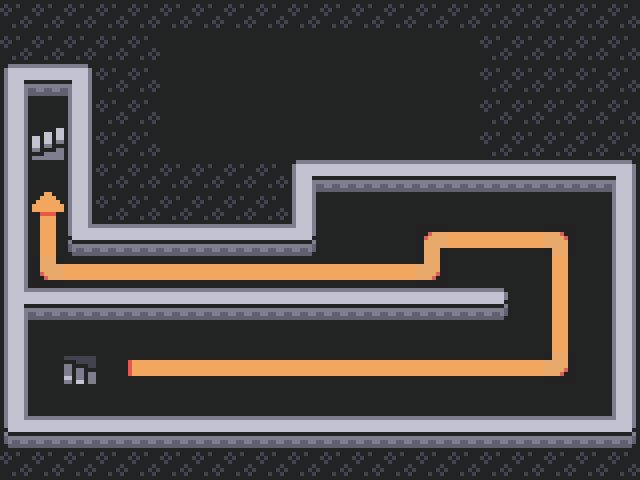

Tiled map render using the project's own tile images. Description and the whole map definition, tile-layer contents included, below:
An orthogonal 20x15 tile map with 32x32 px tiles, 1 tile layer (Tile Layer 1).

<map version="1.4" tiledversion="1.4.3" orientation="orthogonal" renderorder="right-down" width="20" height="15" tilewidth="32" tileheight="32" infinite="0" backgroundcolor="#222323" nextlayerid="2" nextobjectid="1">
 <properties>
  <property name="txt" value="changesize" />
 </properties>
 <tileset firstgid="1" source="sblobber64.tsx" />
 <layer id="1" name="Tile Layer 1" width="20" height="15">
  <data encoding="csv">
20,20,20,20,20,20,20,20,20,20,20,20,20,20,20,20,20,20,20,20,
20,20,20,20,20,0,0,0,0,0,0,0,0,0,0,20,20,20,20,20,
35,38,33,20,20,0,0,0,0,0,0,0,0,0,0,20,20,20,20,20,
32,0,32,20,20,0,0,0,0,0,0,0,0,0,0,20,20,20,20,20,
32,31,32,20,20,0,0,0,0,0,0,0,0,0,0,20,20,20,20,20,
32,0,32,20,20,20,20,20,20,35,38,38,38,38,38,38,38,38,38,33,
32,58,32,20,20,20,20,20,20,32,0,0,0,0,0,0,0,0,0,32,
32,57,41,38,38,38,38,38,38,39,0,0,0,56,9,9,9,59,0,32,
32,60,9,9,9,9,9,9,9,9,9,9,9,55,0,0,0,57,0,32,
37,38,38,38,38,38,38,38,38,38,38,38,38,38,38,12,0,57,0,32,
32,0,0,0,0,0,0,0,0,0,0,0,0,0,0,0,0,57,0,32,
32,0,30,0,7,9,9,9,9,9,9,9,9,9,9,9,9,55,0,32,
32,0,0,0,0,0,0,0,0,0,0,0,0,0,0,0,0,0,0,32,
41,38,38,38,38,38,38,38,38,38,38,38,38,38,38,38,38,38,38,39,
20,20,20,20,20,20,20,20,20,20,20,20,20,20,20,20,20,20,20,20
</data>
 </layer>
</map>
